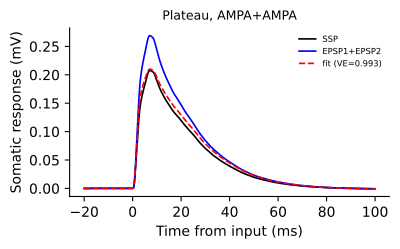

Source code (Python):
import csv
import os
from itertools import zip_longest
from pathlib import Path

import matplotlib.pyplot as plt
import numpy as np

ROOT = Path(__file__).resolve().parents[3]
DATA = ROOT / "nc_final_data" / "FigureS2" / "FigureS2_abc"
SOURCE = ROOT / "nc_final_source_data" / "FigureS2" / "FigureS2_abc"
PANELS = ['c1']
EVENTS = {"a": "Dendritic spike", "b": "Calcium spike", "c": "Plateau"}
PAIRS = {"1": "AMPA+AMPA", "2": "AMPA+NMDA", "3": "NMDA+NMDA"}


def calculate(panel):
    curves = np.load(DATA / ("FigureS2_" + panel) / "curves.npy", allow_pickle=False)
    if curves.ndim != 2 or curves.shape[1] != 4 or not np.isfinite(curves).all():
        raise ValueError("Unexpected plotted curve data")
    time, observed, linear, fit = (np.ascontiguousarray(curves[:, i]) for i in range(4))
    total = float(np.sum((observed - np.mean(observed)) ** 2))
    if total <= 0:
        raise ValueError("Degenerate response variance")
    error = observed - fit
    r2 = float(1.0 - np.sum(error * error) / total)
    result = {"time_ms": time, "ssp_mv": observed, "sum_mv": linear, "fit_mv": fit, "r2": r2}
    output = SOURCE / ("FigureS2_" + panel)
    columns = ("time_ms", "SSP_mV", "EPSP1_plus_EPSP2_mV", "fit_mV")
    write_columns(output / ("FigureS2_" + panel + ".csv"), columns, (time, observed, linear, fit))
    return result


def draw(ax, panel, result):
    time = result["time_ms"]
    ax.plot(time, result["ssp_mv"], color="black", lw=1.2, label="SSP")
    ax.plot(time, result["sum_mv"], color="blue", lw=1.2, label="EPSP1+EPSP2")
    ax.plot(time, result["fit_mv"], color="red", ls="--", lw=1.2, label=f"fit (VE={float(result['r2']):.3f})")
    ax.set_title(EVENTS[panel[0]] + ", " + PAIRS[panel[1]], fontsize=9)
    ax.set_xlabel("Time from input (ms)")
    ax.set_ylabel("Somatic response (mV)")
    ax.legend(frameon=False, fontsize=6)
    ax.spines["top"].set_visible(False)
    ax.spines["right"].set_visible(False)




def write_columns(path, columns, arrays):
    values = [np.asarray(value) for value in arrays]
    if any(value.ndim != 1 for value in values) or len(columns) != len(values):
        raise ValueError("Unexpected source data shape")
    values = [value.astype(np.float64) if value.dtype == np.float32 else value for value in values]
    path.parent.mkdir(parents=True, exist_ok=True)
    temporary = path.with_name(f".{path.name}.{os.getpid()}.tmp")
    try:
        with temporary.open("w", encoding="utf-8", newline="") as stream:
            writer = csv.writer(stream)
            writer.writerow(columns)
            writer.writerows(zip_longest(*values, fillvalue=""))
        os.replace(temporary, path)
    finally:
        if temporary.exists():
            temporary.unlink()


def main():
    if len(PANELS) == 1:
        fig, ax = plt.subplots(figsize=(4.1, 2.6))
        draw(ax, PANELS[0], calculate(PANELS[0]))
    else:
        fig, axes = plt.subplots(3, 3, figsize=(12.4, 7.6))
        for i, panel in enumerate(PANELS):
            draw(axes.flat[i], panel, calculate(panel))
        for y, label in zip((0.965, 0.635, 0.305), ("a", "b", "c")):
            fig.text(0.005, y, label, fontsize=14, fontweight="bold")
    fig.tight_layout()
    fig.savefig(Path(__file__).with_suffix(".pdf"), bbox_inches="tight")
    plt.close(fig)


if __name__ == "__main__":
    main()
